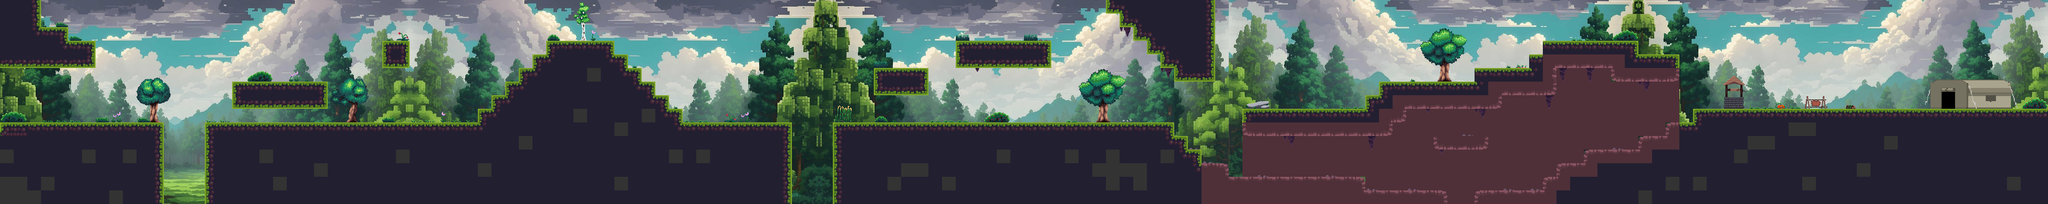

Tiled map render using the project's own tile images. Description and the map definition, with tile-layer contents summarised, below:
An orthogonal 150x15 tile map with 32x32 px tiles, 4 tile layers (Fondo, Fondo cueva, Suelo, arboles), 16 tilesets and 62 objects (49x Collision, 5x consumable, PlayerSpawn, enemy, level_end).

<map version="1.10" tiledversion="1.11.2" orientation="orthogonal" renderorder="right-down" width="150" height="15" tilewidth="32" tileheight="32" infinite="0" nextlayerid="14" nextobjectid="109">
 <tileset firstgid="1" source="../tilesets/Suelo.tsx" />
 <tileset firstgid="73" source="../tilesets/Well.tsx" />
 <tileset firstgid="79" source="../tilesets/Tannery.tsx" />
 <tileset firstgid="81" source="../tilesets/Campamento.tsx" />
 <tileset firstgid="117" source="../tilesets/Cut_Logs 4.tsx" />
 <tileset firstgid="118" source="../tilesets/Rock 8.tsx" />
 <tileset firstgid="119" source="../tilesets/Rock 7.tsx" />
 <tileset firstgid="120" source="../tilesets/Rock 4.tsx" />
 <tileset firstgid="121" source="../tilesets/Rock 1.tsx" />
 <tileset firstgid="122" source="../tilesets/Cave Props 1.tsx" />
 <tileset firstgid="194" source="../tilesets/Beach Props.tsx" />
 <tileset firstgid="260" source="../tilesets/Forest Props 1.tsx" />
 <tileset firstgid="326" source="../tilesets/Forest Props 2.tsx" />
 <tileset firstgid="398" source="../tilesets/Fondo.tsx" />
 <tileset firstgid="748" source="../tilesets/fondoprueba.tsx" />
 <tileset firstgid="1228" source="../tilesets/fondoprueba1.tsx" />
 <layer id="6" name="Fondo" width="150" height="15">
  <data>[2250 cells, 2196 non-empty, 902 distinct tile ids]</data>
 </layer>
 <layer id="7" name="Fondo cueva" width="150" height="15">
  <data>[2250 cells, 182 non-empty, 1 distinct tile ids]</data>
 </layer>
 <layer id="1" name="Suelo" width="150" height="15">
  <data>[2250 cells, 1155 non-empty, 116 distinct tile ids]</data>
 </layer>
 <objectgroup id="10" name="Collisions">
  <object id="6" name="Collision" x="0" y="288" width="384" height="192" />
  <object id="8" name="Collision" x="0" y="0" width="96" height="160" />
  <object id="9" name="Collision" x="96" y="64" width="64" height="96" />
  <object id="10" name="Collision" x="160" y="96" width="64" height="64" />
  <object id="12" name="Collision" x="480" y="288" width="640" height="192" />
  <object id="13" name="Collision" x="544" y="192" width="224" height="64" />
  <object id="14" name="Collision" x="896" y="96" width="64" height="64" />
  <object id="15" name="Collision" x="1280" y="96" width="160" height="384" />
  <object id="16" x="1248" y="128" width="32" height="352" />
  <object id="17" name="Collision" x="1216" y="160" width="256" height="320" />
  <object id="18" name="Collision" x="1440" y="128" width="32" height="32" />
  <object id="19" name="Collision" x="1440" y="160" width="64" height="320" />
  <object id="20" name="Collision" x="1184" y="192" width="64" height="288" />
  <object id="21" name="Collision" x="1152" y="256" width="64" height="224" />
  <object id="22" name="Collision" x="1152" y="224" width="64" height="32" />
  <object id="23" name="Collision" x="1120" y="256" width="64" height="224" />
  <object id="25" name="Collision" x="1504" y="320" width="352" height="160" />
  <object id="26" name="Collision" x="1504" y="288" width="352" height="32" />
  <object id="27" name="Collision" x="1472" y="224" width="64" height="64" />
  <object id="28" name="Collision" x="1472" y="192" width="64" height="32" />
  <object id="29" name="Collision" x="1504" y="224" width="64" height="64" />
  <object id="30" x="1504" y="256" width="96" height="32" />
  <object id="32" name="Collision" x="1952" y="288" width="800" height="192" />
  <object id="33" name="Collision" x="2720" y="320" width="64" height="160" />
  <object id="34" name="Collision" x="2688" y="352" width="128" height="128" />
  <object id="35" name="Collision" x="2240" y="96" width="224" height="64" />
  <object id="37" name="Collision" x="2048" y="160" width="128" height="64" />
  <object id="45" name="Collision" x="2752" y="0" width="96" height="192" />
  <object id="46" name="Collision" x="2720" y="0" width="32" height="160" />
  <object id="47" name="Collision" x="2688" y="0" width="32" height="128" />
  <object id="48" name="Collision" x="2656" y="0" width="32" height="96" />
  <object id="49" name="Collision" x="2624" y="0" width="32" height="64" />
  <object id="50" name="Collision" x="2592" y="0" width="32" height="32" />
  <object id="51" name="Collision" x="2816" y="448" width="576" height="32" />
  <object id="52" name="Collision" x="2816" y="416" width="384" height="32" />
  <object id="53" name="Collision" x="2816" y="384" width="64" height="32" />
  <object id="54" name="Collision" x="2912" y="256" width="352" height="64" />
  <object id="55" name="Collision" x="3200" y="224" width="96" height="64" />
  <object id="56" name="Collision" x="3232" y="192" width="288" height="64" />
  <object id="57" name="Collision" x="3456" y="160" width="192" height="64" />
  <object id="58" name="Collision" x="3616" y="128" width="320" height="32" />
  <object id="59" name="Collision" x="3584" y="128" width="32" height="32" />
  <object id="60" name="Collision" x="3616" y="96" width="224" height="32" />
  <object id="61" x="3776" y="160" width="160" height="32" />
  <object id="62" name="Collision" x="3456" y="448" width="192" height="32" />
  <object id="63" name="Collision" x="3968" y="256" width="832" height="224" />
  <object id="64" name="Collision" x="3904" y="288" width="96" height="192" />
  <object id="65" name="Collision" x="3840" y="320" width="96" height="160" />
  <object id="66" name="Collision" x="3648" y="384" width="224" height="96" />
  <object id="67" name="Collision" x="3712" y="352" width="160" height="32" />
  <object id="69" name="Collision" x="3360" y="320" width="128" height="32" />
  <object id="70" x="3616" y="416" width="32" height="32" />
  <object id="75" name="Collision" x="3616" y="416" width="32" height="32" />
 </objectgroup>
 <objectgroup id="8" name="PlayerSpawn">
  <object id="1" name="PlayerSpawn" x="68" y="257.333" />
  <object id="2" x="-144" y="158.667" width="0.666667" height="0.666667" />
 </objectgroup>
 <objectgroup id="11" name="Enemies">
  <object id="77" name="Wolf" type="enemy" x="1057.15" y="221.091" width="32" height="32">
   <properties>
    <property name="enemy_health" type="int" value="100" />
    <property name="enemy_speed" type="int" value="1" />
    <property name="enemy_type" value="wolf" />
   </properties>
  </object>
 </objectgroup>
 <objectgroup id="12" name="Consumables">
  <object id="102" name="Fish" type="consumable" x="3581.33" y="283.333" width="32" height="32">
   <properties>
    <property name="Type" value="consumable" />
    <property name="consumable_type" value="fish" />
    <property name="health_value" type="int" value="50" />
    <property name="pickup_sound" value="" />
   </properties>
  </object>
  <object id="104" name="Fish" type="consumable" x="3456" y="93.3333" width="32" height="32">
   <properties>
    <property name="Type" value="consumable" />
    <property name="consumable_type" value="fish" />
    <property name="health_value" type="int" value="50" />
    <property name="pickup_sound" value="" />
   </properties>
  </object>
  <object id="105" name="Fish" type="consumable" x="2333.33" y="30.6667" width="32" height="32">
   <properties>
    <property name="Type" value="consumable" />
    <property name="consumable_type" value="fish" />
    <property name="health_value" type="int" value="50" />
    <property name="pickup_sound" value="" />
   </properties>
  </object>
  </objectgroup>
 <objectgroup id="13" name="LevelEnd">
  <!-- 1 objects omitted --></objectgroup>
 <layer id="4" name="arboles" width="150" height="15">
  <data>[2250 cells, 12 non-empty, 11 distinct tile ids]</data>
 </layer>
</map>
<!-- 3 of 62 objects omitted -->
